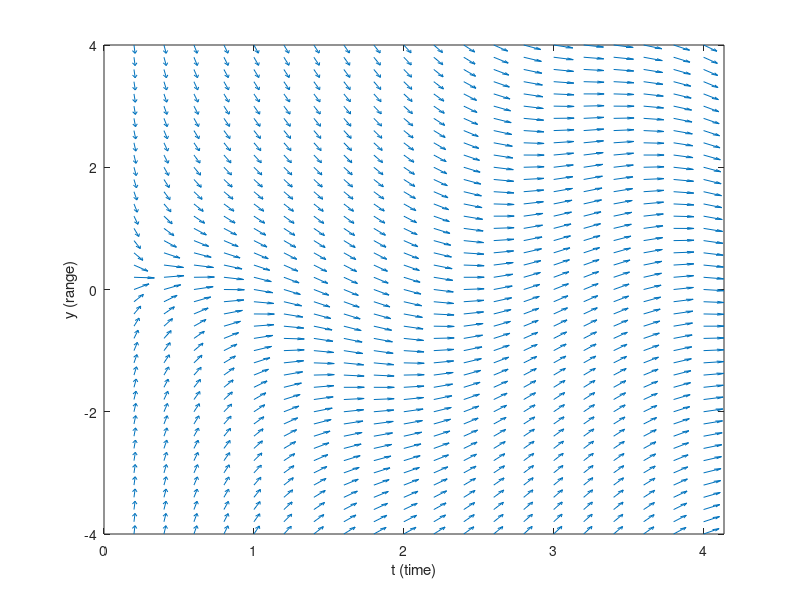

This chart was generated by the following MATLAB code:
%{

    Graph a directional field for a one dimensional ODE of the form 
    dy/dt = f(t,y)

    Here we use meshgrid to select a grid of points (t,y) in the t-y plane (t is
    horizontal axis, y is vertical axis), and then use quiver to plot the slopes
    of the following:  d/dt(t,y)= (1, dy/dt)  at each of the (t,y) points
        e.g., at the point (t,y), draw an arrow of (1,dy/dt) where dy/dt is the
        slope of the tangent line at the point (t,y)

    Matlab functions used:
        meshgrid
        quiver

    What makes this one basic?
        *Only plots a directional field; does not graph any IVPs ontop of the
         directional field.

%}
clear all;
close all;


tMin = 0;
tStep=0.2;
tMax= 4;

yMin = -4;
yStep = tStep;
yMax = 4;


%{
    Here we make points (T,Y) where T ranges from tMin to tMax in increments of
    tStep, and similarly for Y (Y ranges from yMin to yMax in increments of
    yStep)
%}
[T, Y] = meshgrid( tMin:tStep:tMax, ...
                   yMin:yStep:yMax);


%here we take the time derivative (d/dt) to each point (T,Y)
dY = cos(2*T)-Y./T;
dT = ones(size(dY));


%Now, at each point (T,Y), we plot
L=sqrt(1+dY.^2);
quiver(T, Y, dT./L, dY./L, 0.5);
axis tight;
xlabel('t (time)');
ylabel('y (range)');

%
% end directionalFieldsBasic.m
%